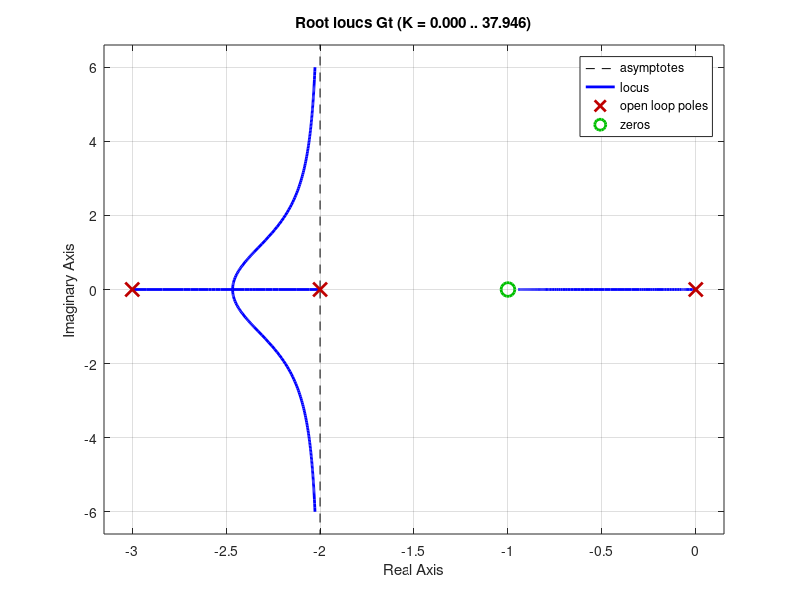

MATLAB code for this plot: (Note: this script raises an error after producing the figure.)
numg = [1 1]; deng = poly([0 -2]);
numh = 1; denh = [1 3];
G = tf(numg, deng)
H = tf(numh, denh)
Gt = G*H
pos = 10;
z = -log(pos/100)/sqrt(pi^2+[log(pos/100)]^2)
rlocus(Gt)
sgrid(z, 0)

%{
[K,p]=rlocfind(Gt)
s = tf([1 0],1)
Kvo = dcgain(K*s*Gt)
esso=1/Kvo

%Kompensasi 4 kali
dpole=4*p(1)
[numc,denc]=tfdata(Gt,'v')
angle_at_dpole =(180/pi)*...
angle(polyval(numc, dpole)/polyval(denc, dpole))
PD_angle = 180-angle_at_dpole
zc =((imag(dpole)/tan(PD_angle*pi/180))...
-real(dpole))

Gc = tf([1 zc], 1)
Gf = Gt*Gc
rlocus(Gf)
sgrid(z,0)

[Kf,pf] = rlocfind(Gf)
Kvf = dcgain(Kf*s*Gf)
essf = 1/Kvf

T=feedback(K*G,H)
Tf=feedback(Kf*Gc*G,H)

step(T)
hold on
step(Tf)

legend({'uncompensated','compensated'},'Location','southeast')
%}